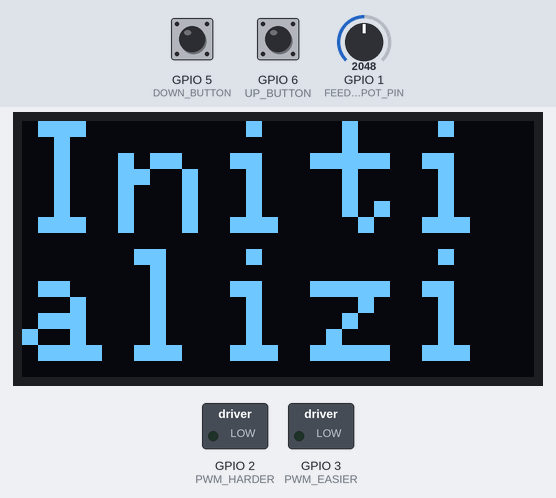
Bench run of a sketch on a simulated ESP32. On the bench: 128×64 one-colour display, switched loads named in the sketch (green lamp = pin HIGH). The inputs (shaded band) are chosen by the test bench; at power-on: GPIO 1 (FEEDBACK_POT_PIN) = 2048, GPIO 6 (UP_BUTTON) HIGH, GPIO 5 (DOWN_BUTTON) HIGH. Nothing arrives over Bluetooth unless stated; a phone connects over Bluetooth LE 3 s after start; what the sketch prints to the serial monitor is not drawn.

Above: at 2.1 s.
At 6.8 s:
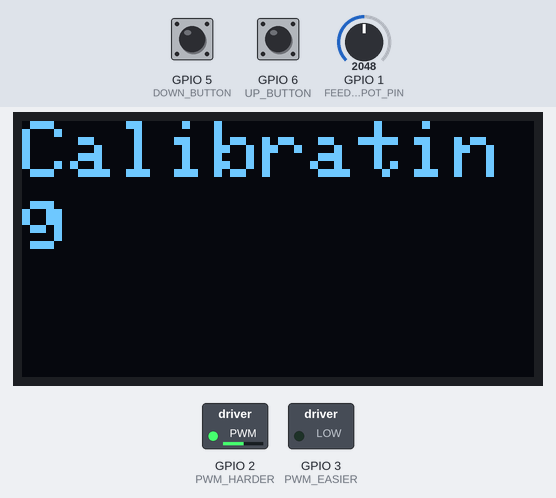
6.9 s: GPIO 1 (FEEDBACK_POT_PIN) set to 3937
9.9 s: GPIO 1 (FEEDBACK_POT_PIN) set to 3986
At 10.9 s:
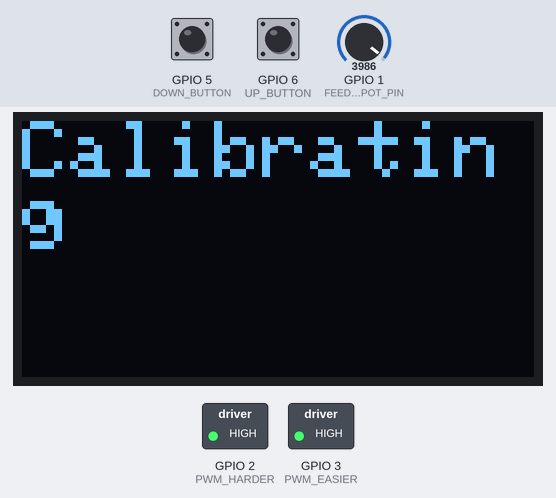
12.9 s: GPIO 1 (FEEDBACK_POT_PIN) set to 1682
15.9 s: GPIO 1 (FEEDBACK_POT_PIN) set to 1583
At 17.1 s:
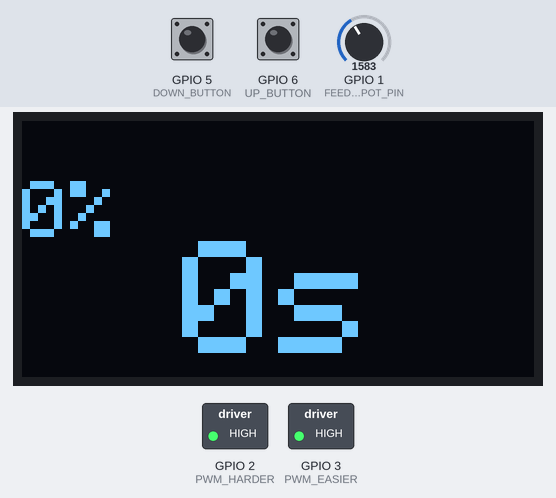
17.6 s: GPIO 6 (UP_BUTTON) pulled LOW for 1 s
At 21.0 s:
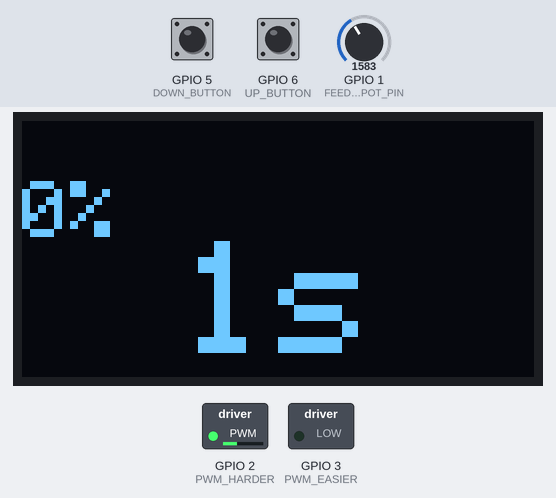
21.6 s: GPIO 1 (FEEDBACK_POT_PIN) set to 1228
Timing chart, 0 to 24.2 s (numbered marks = the images above; inputs shaded):
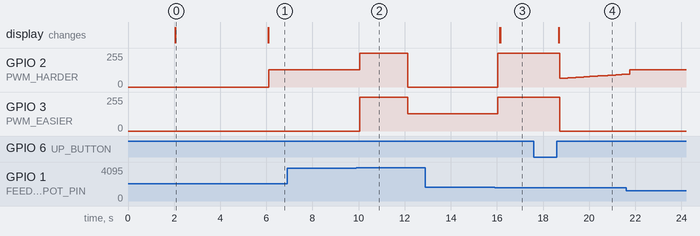

Measured:
- the behaviour switches between 3985 and 3986 on GPIO 1 (FEEDBACK_POT_PIN) (found by bisection; images 1 and 2)
- the behaviour switches between 1619 and 1618 on GPIO 1 (FEEDBACK_POT_PIN) (found by bisection; images 2 and 3)
- after the input at 6.9 s, every drawn part: stays the same
- after the input at 9.9 s, GPIO 2 (PWM_HARDER): 130/255 → 255/255 after 0.14 s, → 0/255 2.1 s later; GPIO 3 (PWM_EASIER): 0/255 → 255/255 after 0.14 s, → 130/255 2.1 s later
- after the input at 12.9 s, every drawn part: stays the same
- after the input at 15.9 s, GPIO 2 (PWM_HARDER): 0/255 → 255/255 after 0.15 s; GPIO 3 (PWM_EASIER): 130/255 → 255/255 after 0.15 s; the display: first changes after 0.22 s (image 3 shows a later state)
- after the input at 17.6 s, GPIO 3 (PWM_EASIER): 255/255 → 0/255 after 1.1 s; the display: changes after 1.1 s (image 4)
- what the display in image 0 shows lasts 4.0 s, from 2.1 s to 6.1 s

The sketch:

PID-Proform-DIY-Smartification.ino
```cpp
/*
   A BLE Proform Trainer conversion  for Zwift

   Program receives environment date from the Zwift game (via BLE) and adjusts the resistance of
   the Proform inddor bike, a revamped version : the original mainboard was discarded.
   A H-Bridge is used to control the resistance DC motor (9V).

   Reuses code from previous similar projects:

   for the BLE code https://www.instructables.com/Connecting-Old-Proform-TDF-Bike-to-Zwift-Part-2/

   for general architecture of the code (voids, loops,...) https://github.com/kevinmott09/proformBLE

   for PID that makes the integrated DC motor into a servo https://dronebotworkshop.com/custom-servo-motor/
*/


#include <BLEDevice.h>
#include <BLEServer.h>
#include <BLEUtils.h>
#include <BLE2902.h>
//#include <ArduinoBLE.h>

#include <JC_Button.h>  // https://github.com/JChristensen/JC_Button
#include <PID_v1.h>

#include <Adafruit_SSD1306.h>
#include <SPI.h>
#include <Wire.h>
#include <Adafruit_GFX.h>


//pin setup
#define UP_BUTTON 6    //rear gears shift up button, rear cassette
#define DOWN_BUTTON 5  //rear gears shift down button
//#define LED 9     //led attached to this pin to indicate BLE connection
#define FEEDBACK_POT_PIN 1  //feedback from pot integrated in DC motor
#define PWM_HARDER 2        //pin to spin DC motor to harder resistance
#define PWM_EASIER 3        //pin to spin DC motor to easier resistance


//variable that setups display I2C address etc...
#define SCREEN_WIDTH 128     // OLED display width, in pixels
#define SCREEN_HEIGHT 64     // OLED display height, in pixels
#define OLED_RESET -1        // Reset pin # (or -1 if sharing Arduino reset pin)
#define SCREEN_ADDRESS 0x3C  ///< See datasheet for Address; 0x3D for 128x64, 0x3C for 128x32
#define SCREEN_SDA_PIN 0     // pin connected to SDA pin of display
#define SCREEN_SCK_PIN 10    // pin connected to SDA pin of display


Adafruit_SSD1306 display(SCREEN_WIDTH, SCREEN_HEIGHT, &Wire, OLED_RESET);

//instantiate button instances for debounce library
Button UpBtn(UP_BUTTON);  //rearUpButton
Button DownBtn(DOWN_BUTTON);


//...............................................................................................................................

//variables for PID & DC motor shield
double Setpoint, Input, Output;
double Kp = 20, Ki = 5, Kd = 0.00;
PID myPID(&Input, &Output, &Setpoint, Kp, Ki, Kd, DIRECT);
//...............................................................................................................................


// Declare timestamp variables
unsigned long currentMillis;
long previousMillis = 0;
long interval = 20;

// Integer to represent input value from potentiometer
int input_val;

// Integer to represent PWM output value to motor
int pwm_val;

// Integer to represent current error value
int gap;

// Minimum Potentiometer Input Value (determine through experimentation)
int pot_min = 1600;

// Maximum Potentiometer Input Value (determine through experimentation)
int pot_max = 4000;

// Max speed of pwm to restrain, test feature, 255 too fast. Scale all variables of PID to it
int speed_max = 130;

//PID reachied the target resistance
boolean reached = false;

//set to true to print messages to the console via serial0 (usb)
boolean debugging = true;

boolean gearChanged = false;  //track gear changes


//............................BLE objects, characteristics and variables setup..............

BLEServer* pServer = NULL;
BLECharacteristic* pIndoorBike = NULL;
BLECharacteristic* pFeature = NULL;
BLECharacteristic* pControlPoint = NULL;
BLECharacteristic* pStatus = NULL;

BLEAdvertisementData advert;
BLEAdvertisementData scan_response;
BLEAdvertising* pAdvertising;

bool deviceConnected = false;
bool oldDeviceConnected = false;
int value = 0;  //This is the value sent as "nothing".  We need to send something for some of the charactistics or it won't work.

#define FTMSDEVICE_FTMS_UUID "00001826-0000-1000-8000-00805F9B34FB"
#define FTMSDEVICE_INDOOR_BIKE_CHAR_UUID "00002AD2-0000-1000-8000-00805F9B34FB"
//#define FTMSDEVICE_RESISTANCE_RANGE_CHAR_UUID "00002AD6-0000-1000-8000-00805F9B34FB"
//#define FTMSDEVICE_POWER_RANGE_CHAR_UUID "00002AD8-0000-1000-8000-00805F9B34FB"
#define FTMSDEVICE_FTMS_FEATURE_CHAR_UUID "00002ACC-0000-1000-8000-00805F9B34FB"
#define FTMSDEVICE_FTMS_CONTROL_POINT_CHAR_UUID "00002AD9-0000-1000-8000-00805F9B34FB"
#define FTMSDEVICE_FTMS_STATUS_CHAR_UUID "00002ADA-0000-1000-8000-00805F9B34FB"

//response/acknowledgement to send to the client after writing to control point
uint8_t replyDs[3] = { 0x80, 0x00, 0x01 };  // set up replyDS array with 3 byte values for control point resp to zwift


class MyServerCallbacks : public BLEServerCallbacks {
  void onConnect(BLEServer* pServer) {
    deviceConnected = true;
  };

  void onDisconnect(BLEServer* pServer) {
    deviceConnected = false;
  }
};

//..........................................................................


//variables for calculating resistance.  Zwift only uses grade but other programs (not tested) might(?) use others
float wind_speed = 0;     // meters per second, resolution 0.001
int_least16_t grade = 0;  // grade value recieved from zwift


float gradeFloat = 0;  //both are float, this is the one divided by 100
                       // I have two grade variables, one from each of the precedent
                       // zwift DIY projects I reused for mine.

float oldGrade = 0;
float crr = 0;  // Coefficient of rolling resistance, resolution 0.0001
float cw = 0;   // Wind resistance Kg/m, resolution 0.01;

//.......................................................................................

unsigned int currentResistance = 0;
unsigned int resistanceSetting = 0;
unsigned int oldResistance = 0;
unsigned int oldGear = 0;

int gear = 0;
int rearGear = 0;
int gearOffset = 0;


// Set the correct resistance level on the physical trainer
//15 degrees of incline in 0.5 degree steps.  30 levels.  Max grade in Zwift is 18%?  Most not above 14%.
//but, we could say that 15% is the max resistance setting.  Works out to about 8 gear steps per degree (128/15=8.5333)
//incline is given in 0.01degree increments, so the gear change should be rounded to nearest

void ShowResistance() {
  display.clearDisplay();
  display.setTextColor(WHITE);
  display.setCursor(0, 15);
  display.setTextSize(2);
  display.print(gradeFloat, 0);
  display.println("%");
  display.setCursor(40, 30);
  display.setTextSize(4);
  display.print(rearGear);
  display.println("s");
  display.display();
}

void NextGear(byte shift) {  //get 1,2,4 or 8. shift rear down, shift r up, shift f down, shift f up
  int offset = 0;
  if (shift == 1) {
    offset = -4;
    rearGear--;
    if (rearGear < 0) {
      rearGear = 0;  //can't go lower than 1 or no power will be generated
      offset = 0;    //no shift happens
    }
  }
  if (shift == 2) {
    offset = 4;
    rearGear++;
    if (rearGear > 16) {
      rearGear = 16;  //thirteen speed freewheel, 0-12
      offset = 0;
    }
  }

  gearOffset = gearOffset + offset;
  gearChanged = true;
  SetResistance(resistanceSetting);  //now update the resistance setting
  Serial.println("new resistance set, gearchanged = true");
}

void SetResistance(int setting) {

  currentResistance = setting + gearOffset;
  if (currentResistance < 0) {
    currentResistance = 0;
  }
  if (currentResistance > 127) {
    currentResistance = 127;
  }
  Serial.print("Setting resistance to: ");
  Serial.println(currentResistance);
}

void ChangeResistance() {
  reached = false;
  while (reached == false) {

    // Reset value of currentMillis
    currentMillis = millis();

    // See if interval period has expired, if it has then reset value
    if (currentMillis - previousMillis >= interval) {
      previousMillis = currentMillis;

      // Get value from potentiometer
      //input_val = analogRead(FEEDBACK_POT_PIN);
      input_val = 0;
      for (int i = 0; i < 100; i++) {
        input_val = input_val + analogRead(FEEDBACK_POT_PIN);
      }
      input_val = input_val / 100;


      // Establish Setpoint value for PID
      Setpoint = map(currentResistance, 0, 127, -255, 255);

      // Establish Input value for PID
      Input = map(input_val, pot_min, pot_max, -255, 255);

      gap = Setpoint - Input;

      // Run PID process to get Output value
      myPID.Compute();

      Serial.print("Pot = ");
      Serial.print(input_val);
      Serial.print(" Setpoint = ");
      Serial.print(Setpoint);
      Serial.print(" Input = ");
      Serial.print(Input);
      Serial.print(" Output = ");
      Serial.print(Output);


      pwm_val = map(Output, -255, 255, -speed_max, speed_max);
      Serial.print(" PWM Out = ");
      Serial.print(pwm_val);


      if (gap > 3) {

        // Need to move motor forward
        // Write PWM to motor driver
        Serial.print(" harder");
        analogWrite(PWM_HARDER, abs(pwm_val));
        analogWrite(PWM_EASIER, 0);  //we need to set the other pin to 0 otherwise the motor driver enters brake mode

      } else if (gap < -3) {

        // Need to move motor in reverse
        // Invert Output value, as we cannot use a negative PWM value

        // Write PWM to motor driver
        Serial.print(" easier");
        analogWrite(PWM_EASIER, abs(pwm_val));
        analogWrite(PWM_HARDER, 0);  //we need to set the other pin to 0 otherwise the motor driver enters brake mode


      } else {
        //stop PWMs on approaching setpoint enough, otherwise squeaking motor noise continues
        analogWrite(PWM_EASIER, 255);
        analogWrite(PWM_HARDER, 255);
        Serial.println("target reached");
        reached = true;  //break the while loop for ChangeResistance function and continue
        Serial.println("Exiting ChangeResistance.......");
        gearChanged = false;
      }
      Serial.println();
    }
  }
}

void ReadButton() {

  UpBtn.read();
  DownBtn.read();

  if (UpBtn.wasReleased()) {
    NextGear(2);
    Serial.println("up button pressed");
  }
  if (DownBtn.wasReleased()) {
    NextGear(1);
    Serial.println("down button pressed");
  }
}

void BluetoothSetup() {

  //Setup BLE
  //Serial.println("Creating BLE server...");
  BLEDevice::init("ESP32");

  // Create the BLE Server
  pServer = BLEDevice::createServer();
  pServer->setCallbacks(new MyServerCallbacks());

  // Create the BLE Service
  // Serial.println("Define service...");
  BLEService* pService = pServer->createService(FTMSDEVICE_FTMS_UUID);

  // Create BLE Characteristics
  //Serial.println("Define characteristics");
  pIndoorBike = pService->createCharacteristic(FTMSDEVICE_INDOOR_BIKE_CHAR_UUID, BLECharacteristic::PROPERTY_NOTIFY);
  pIndoorBike->addDescriptor(new BLE2902());
  pControlPoint = pService->createCharacteristic(FTMSDEVICE_FTMS_CONTROL_POINT_CHAR_UUID, BLECharacteristic::PROPERTY_INDICATE | BLECharacteristic::PROPERTY_WRITE);
  pControlPoint->addDescriptor(new BLE2902());
  pFeature = pService->createCharacteristic(FTMSDEVICE_FTMS_FEATURE_CHAR_UUID, BLECharacteristic::PROPERTY_READ);
  pFeature->addDescriptor(new BLE2902());
  pStatus = pService->createCharacteristic(FTMSDEVICE_FTMS_STATUS_CHAR_UUID, BLECharacteristic::PROPERTY_NOTIFY);
  pStatus->addDescriptor(new BLE2902());

  // Start the service
  //Serial.println("Staring BLE service...");
  pService->start();

  // Start advertising
  //Serial.println("Define the advertiser...");
  pAdvertising = BLEDevice::getAdvertising();

  pAdvertising->setScanResponse(true);
  pAdvertising->addServiceUUID(FTMSDEVICE_FTMS_UUID);
  pAdvertising->setMinPreferred(0x06);  // set value to 0x00 to not advertise this parameter
  //Serial.println("Starting advertiser...");
  BLEDevice::startAdvertising();
  //Serial.println("Waiting a client connection to notify...");

  //Serial.println("Waiting for");

  // Serial.println("connection...");
}

void Calibrate() {

  //test run for min to max resistance and back
  display.clearDisplay();
  display.setTextColor(WHITE);
  display.setCursor(0, 0);
  display.setTextSize(2);
  display.println("Calibrating");
  Serial.println("Calibrating the PID value slowly");
  display.display();
  currentResistance = 127;
  ChangeResistance();
  delay(2000);
  currentResistance = 0;
  ChangeResistance();
  display.clearDisplay();
  display.setTextColor(WHITE);
  display.setCursor(0, 0);
  display.setTextSize(2);
  display.println("Done");
  display.display();
  ShowResistance();
  Serial.println("Done");
  delay(2000);
  ShowResistance();
}

void setup() {

  //pinModes setup
  //pinMode(LED, OUTPUT);
  pinMode(PWM_HARDER, OUTPUT);
  digitalWrite(PWM_HARDER, 0);
  pinMode(PWM_EASIER, OUTPUT);
  digitalWrite(PWM_EASIER, 0);
  input_val = analogRead(FEEDBACK_POT_PIN);

  UpBtn.begin();
  DownBtn.begin();

  delay(2000);


  //Setup the PID
  myPID.SetMode(AUTOMATIC);
  myPID.SetOutputLimits(-255,255);
  myPID.SetSampleTime(20);


  Serial.begin(9600);  //USB serial communication

  //Setup Display
  Wire.begin(0, 10);
  // SSD1306_SWITCHCAPVCC = generate display voltage from 3.3V internally
  if (!display.begin(SSD1306_SWITCHCAPVCC, SCREEN_ADDRESS)) {
    Serial.println(F("SSD1306 allocation failed"));
    for (;;)
      ;  // Don't proceed, loop forever
  }
  display.clearDisplay();
  display.setTextColor(WHITE);
  display.setCursor(0, 0);
  display.setTextSize(4);
  display.println("Initializing");
  display.display();
  delay(4000);

  Calibrate();

  BluetoothSetup();
}

void loop() {

  ReadButton();  //we want to read the buttons even if we are not connected to bluetooth app
  //Serial.println("scanning buttons");

  if (gearChanged) {
    Serial.println("Gear changed manually");
    ShowResistance();
    ChangeResistance();

  }  //check gear has changed before updating

  char windStr[6];   //6 spot array 1 byte each -wind speed
  char gradeStr[6];  //6 spot array 1 byte each - grade
  char rStr[4];      //4spot array 1 byte each  - rolling res
  char wStr[4];      //4 spot array 1 byte each - wind coef

  if (deviceConnected && !oldDeviceConnected) { //do stuff on connection
    // do stuff here on connecting
    oldDeviceConnected = deviceConnected;
    Serial.println("Connected to central... ");
  }

  while (deviceConnected) {  //main loop for the BLE connection

    Serial.println("Connected to central, scan buttons first... ");
    ReadButton();  //read the buttons for gear shifts


    //indoor bike char values
    uint8_t bikeData[19] = {};  //set all the bytes to zero .  If we're only transmitting power, there's no point transmitting beyond byte 18
    bikeData[0] = 0x01;         // flags for Indoor bike-set bit 6 low of byte 0 to say power data not present
    //bit 1 set high for inst speed NOT present
    // bikeData[15] = 0x00;  //set bytes? 15 and 16 for the power (note that this is a signed int16 no power (0)
    // bikeData[16] = 0x00;
    uint8_t flags = bikeData[0];  //set to 0x01
    uint8_t dataToSend[1] = { flags };
    pIndoorBike->setValue(dataToSend, 1);
    pIndoorBike->notify();  //notify zwift

    //configure machine feature characteristic 8 fields- only set indoor bike simulation bit(field 5)
    uint8_t feature[8] = { 0x00, 0x00, 0x00, 0x00, 0x00, 0x20, 0x00, 0x00 };  // 2^13 = bike simulation bit set byte 5.
    pFeature->setValue(feature, 8);                                           //send data to feature char- 8 locations from feature array
    pStatus->setValue(value);                                                 //send data to status char- value =0
    pStatus->notify();                                                        //notify zwift

    //Get the data written to the control point
    String rxValue = pControlPoint->getValue();
    if (rxValue.length() == 0) {
      Serial.println("No data received...");

    } else {

      Serial.print("Rx Value recieved : ");
      Serial.println(rxValue);

      switch (rxValue[0]) {
        case 0x00:  //Request control from zwift
          //reply with 0x80, 0x00, 0x01 to say OK
          replyDs[1] = rxValue[0];
          pControlPoint->setValue(replyDs, 3);
          pControlPoint->indicate();
          break;

        case 0x01:  //reset
          //reply with 0x80, 0x01, 0x01 to say OK
          replyDs[1] = rxValue[0];
          pControlPoint->setValue(replyDs, 3);
          pControlPoint->indicate();
          break;

        case 0x07:  //Start/resume
          //reply with 0x80, 0x07, 0x01 to say OK
          replyDs[1] = rxValue[0];
          pControlPoint->setValue(replyDs, 3);
          pControlPoint->indicate();
          break;
        case 0x11:  //receive simulation parameters
          /*
            In the case of Zwift:
            Wind is always constant, even with an aero boost (you just go faster)
            When trainer difficulty is set to maximum, the grade is as per the BLE spec (500 = 5%)
            Rolling resistance only ever seems to be 0 or 255.  255 occurs on mud/off road sections but not always (short sections only, like a patch of sand?)
            Wind coefficient doesn't change during a ride, even with an aero boost.  It may change depending on bike used in the game.
            Note: only using grade for TDF bike in 1% increments*/

          int16_t wind = rxValue[2] << 8;  //register changed from [1] in turbotrainer original
          wind |= rxValue[1];              //register changed from [0]in turbotrainer original

          uint8_t Rres = rxValue[5];  //register changed from [4]in turbotrainer original
          uint8_t Wres = rxValue[6];  //register changed from [5]in turbotrainer original

          grade = rxValue[4] << 8;
          grade |= rxValue[3];

          gradeFloat = grade / 100.0;


          if (debugging) {  // Remember, if debugging with Zwift, that these values are divided by 2 if in normal settings!
            Serial.print("Grade (100): ");
            Serial.println(gradeFloat);
          }

          break;
      }
    }

    delay(50);  //wait so that the BLE stack doesnt congest


    bool changeResist = false;
    resistanceSetting = round(gradeFloat*4);  //returns a difficulty setting
    if (oldResistance != resistanceSetting) {                                   //check it is changed before we do anything
      Serial.print("resistance setting changed to ... ");
      Serial.println(resistanceSetting);
      SetResistance(resistanceSetting);
      oldResistance = resistanceSetting;
      changeResist = true;
    }
    if (gearOffset != oldGear) {
      oldGear = gearOffset;
      changeResist = true;
    }


    if (changeResist) {
      ChangeResistance();
      ShowResistance();
    }
  }
  if (!deviceConnected && oldDeviceConnected) { //do stuff on disconnecting
    delay(300);                   // give the bluetooth stack the chance to get things ready
    pServer->startAdvertising();  // restart advertising
    //Serial.println("Nothing connected, start advertising");
    oldDeviceConnected = deviceConnected;
    Serial.println("Searching for central... ");
  }
  // connecting
}
```
